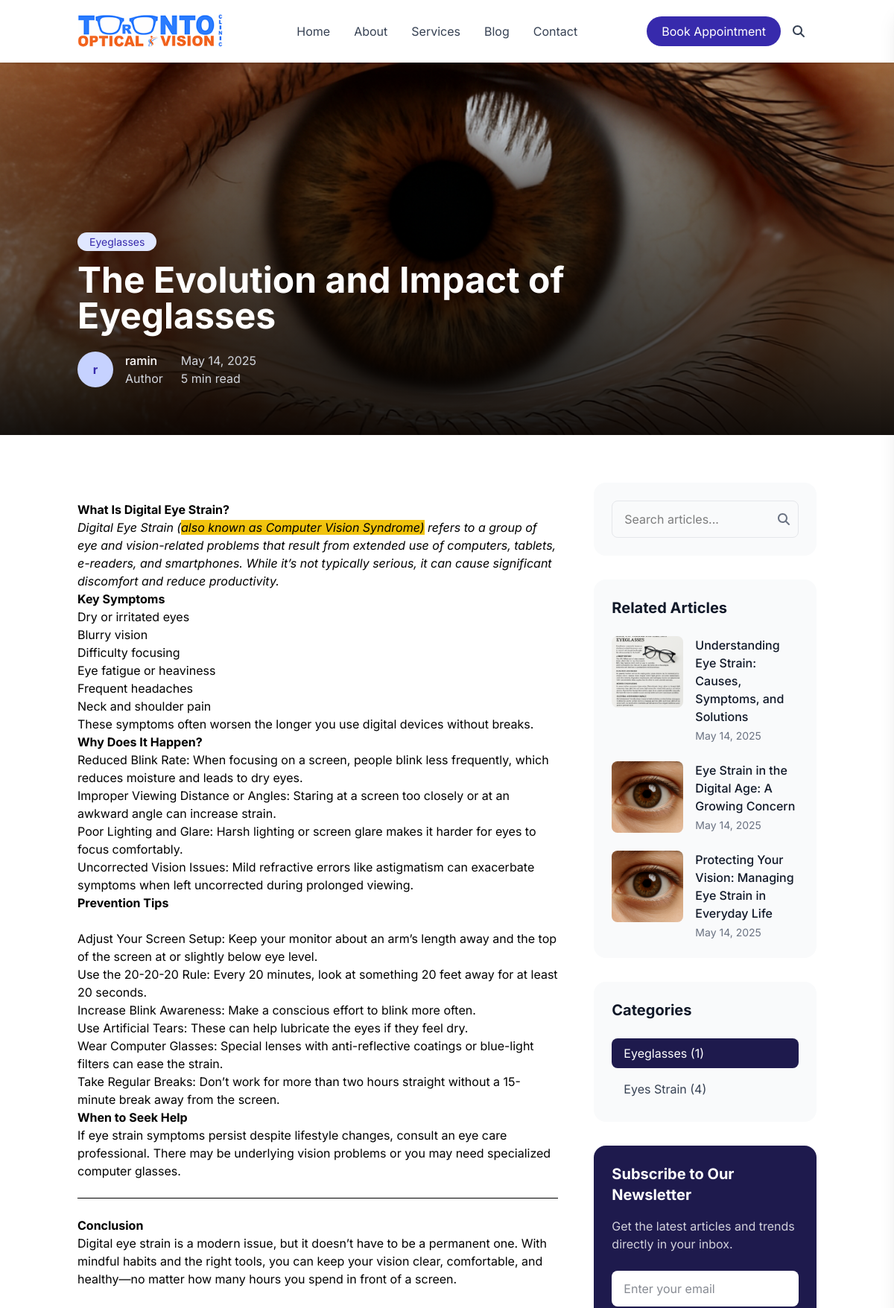
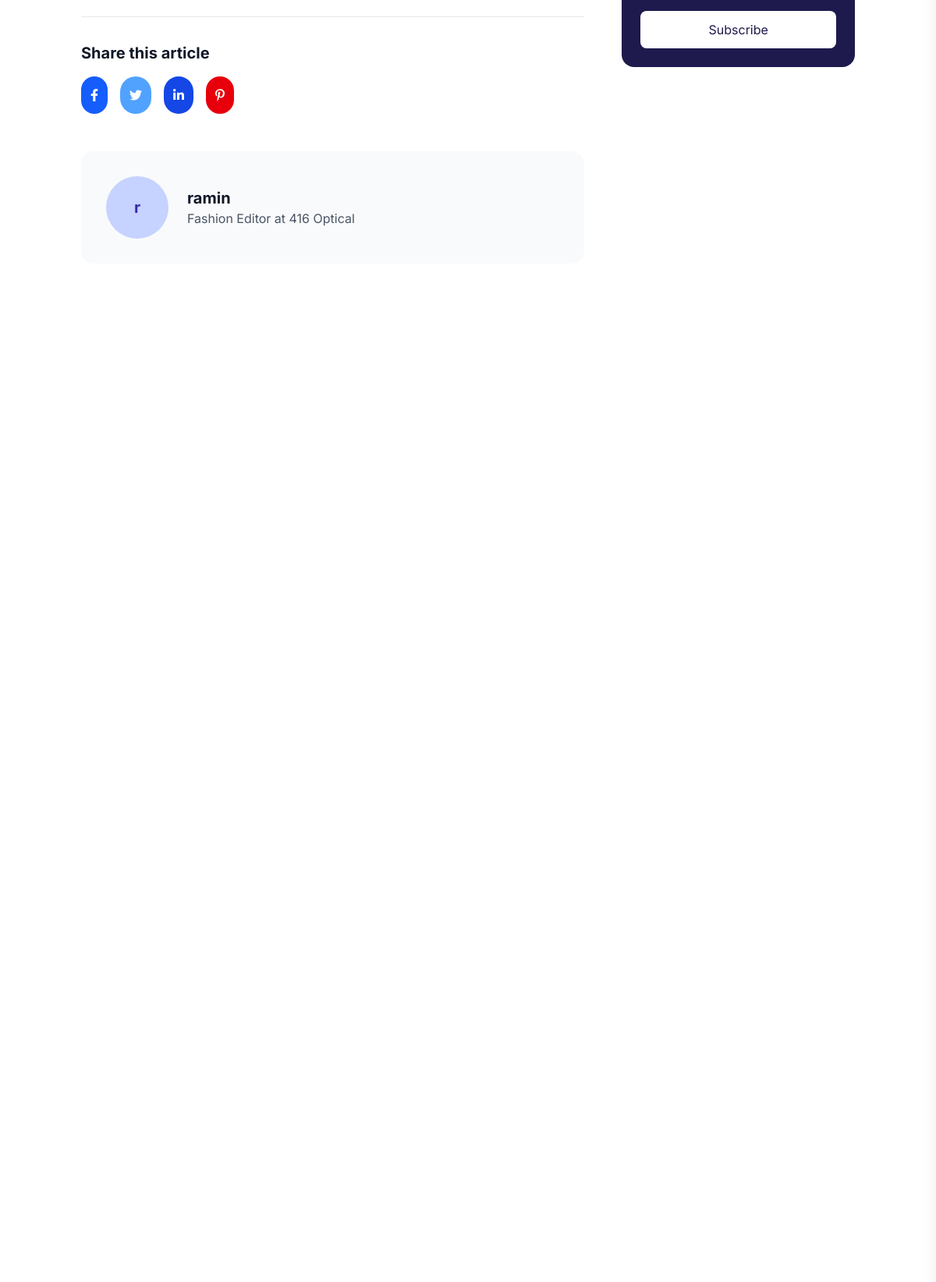
The page /blog/the-evolution-and-impact-of-eyeglasses/ (upper part) on the database its author committed (2 pictures, top to bottom).
### main/models.py (models this page shows, shortened)
class BlogPost(models.Model):
    title = models.CharField(max_length=200)
    slug = models.SlugField(unique=True)
    author = models.ForeignKey(Author, on_delete=models.CASCADE)
    category = models.ForeignKey(Category, on_delete=models.CASCADE)
    content = RichTextField(blank=True, null=True)
    excerpt = RichTextField(blank=True, null=True)
    image = models.ImageField(upload_to='blog_images/', null=True, blank=True)
    is_featured = models.BooleanField(default=False)
    read_time = models.IntegerField(default=5)  # in minutes
    published_date = models.DateTimeField(auto_now_add=True)
    updated_date = models.DateTimeField(auto_now=True)

class Category(models.Model):
    name = models.CharField(max_length=50)
    slug = models.SlugField(unique=True)

class Author(models.Model):
    name = models.CharField(max_length=100)
    user = models.ForeignKey('auth.User', on_delete=models.CASCADE)

### main/views.py (the view)
# urls.py: path('blog/<slug:slug>/', views.blog_detail, name='blog_detail'),
def blog_detail(request, slug):
    post = get_object_or_404(BlogPost, slug=slug)
    recent_posts = BlogPost.objects.exclude(id=post.id)[:3]
    categories = Category.objects.annotate(post_count=Count('blogpost'))
    context = {
        'post': post,
        'recent_posts': recent_posts,
        'categories': categories,
    }
    return render(request, 'main/blog_detail.html', context)

### main/templates/main/blog_detail.html (shortened to what this page needs)
{% extends "includes/base.html" %}
{% load static %}
{% block content %}
<div class="min-h-screen bg-white">
  <section id="article-header" class="relative h-[500px] overflow-hidden">
    <div class="absolute inset-0">
      <img class="w-full h-full object-cover" src="{{ post.image.url }}" alt="{{ post.title }}" />
      <div class="absolute inset-0 bg-gradient-to-t from-black/90 via-black/50 to-transparent"></div>
    </div>
    <div class="container mx-auto px-4 h-full flex items-end pb-16 relative z-10">
      <div class="max-w-3xl">
        <span class="px-4 py-1 bg-indigo-100 text-indigo-800 rounded-full text-sm">{{ post.category.name }}</span>
        <h1 class="text-4xl md:text-5xl font-bold text-white mt-4 mb-6">{{ post.title }}</h1>
        <div class="flex items-center gap-6">
          <div class="flex items-center gap-4">
            {% if post.author.profile_image %}
            <img src="{{ post.author.profile_image.url }}" alt="{{ post.author.name }}" class="w-12 h-12 rounded-full">
            {% else %}
            <div class="w-12 h-12 rounded-full bg-indigo-200 flex items-center justify-center text-indigo-800 font-bold">
              {{ post.author.name|slice:":1" }}
            </div>
            {% endif %}
            <div>
              <p class="font-medium text-white">{{ post.author.name }}</p>
              <p class="text-gray-300">{{ post.author.bio|truncatechars:20|default:"Author" }}</p>
            </div>
          </div>
          <div class="text-gray-300">
            <p>{{ post.published_date|date:"F j, Y" }}</p>
            <p>{{ post.read_time }} min read</p>
          </div>
        </div>
      </div>
    </div>
  </section>
  <section id="article-content" class="py-16">
    <div class="container mx-auto px-4">
      <div class="grid grid-cols-1 lg:grid-cols-12 gap-12">
        <div class="lg:col-span-8">
          <article class="prose lg:prose-lg max-w-none">
            {{ post.content|safe }}
          </article>
          <div class="border-t border-gray-200 mt-12 pt-8">
            <h3 class="text-xl font-bold text-gray-900 mb-4">Share this article</h3>
            <div class="flex gap-4">
              <a href="https://www.facebook.com/sharer/sharer.php?u={{ request.build_absolute_uri }}" target="_blank" class="p-3 bg-blue-600 text-white rounded-full hover:bg-blue-700 transition">
                <i class="fa-brands fa-facebook-f"></i>
              </a>
              <a href="https://twitter.com/intent/tweet?url={{ request.build_absolute_uri }}&text={{ post.title }}" target="_blank" class="p-3 bg-blue-400 text-white rounded-full hover:bg-blue-500 transition">
                <i class="fa-brands fa-twitter"></i>
              </a>
              <a href="https://www.linkedin.com/shareArticle?mini=true&url={{ request.build_absolute_uri }}&title={{ post.title }}" target="_blank" class="p-3 bg-blue-700 text-white rounded-full hover:bg-blue-800 transition">
                <i class="fa-brands fa-linkedin-in"></i>
              </a>
              <a href="https://pinterest.com/pin/create/button/?url={{ request.build_absolute_uri }}&media={{ post.image.url }}&description={{ post.title }}" target="_blank" class="p-3 bg-red-600 text-white rounded-full hover:bg-red-700 transition">
                <i class="fa-brands fa-pinterest-p"></i>
              </a>
            </div>
          </div>
          <div class="bg-gray-50 p-8 rounded-2xl mt-12">
            <div class="flex items-center gap-6">
              {% if post.author.profile_image %}
              <img src="{{ post.author.profile_image.url }}" alt="{{ post.author.name }}" class="w-20 h-20 rounded-full">
              {% else %}
              <div class="w-20 h-20 rounded-full bg-indigo-200 flex items-center justify-center text-indigo-800 font-bold text-xl">
                {{ post.author.name|slice:":1" }}
              </div>
              {% endif %}
              <div>
                <h3 class="text-xl font-bold text-gray-900">{{ post.author.name }}</h3>
                <p class="text-gray-600">{{ post.author.bio|default:"Fashion Editor at 416 Optical" }}</p>
              </div>
            </div>
          </div>
        </div>
        <aside class="lg:col-span-4">
          <div class="bg-gray-50 p-6 rounded-2xl mb-8">
            <form class="relative" action="{% url 'main:blog_list' %}" method="get">
              <input type="search" name="q" placeholder="Search articles..." class="w-full px-4 py-3 pr-12 rounded-lg border border-gray-200 focus:outline-none focus:border-indigo-500">
              <button type="submit" class="absolute right-3 top-1/2 -translate-y-1/2 text-gray-500 hover:text-indigo-600">
                <i class="fa-solid fa-magnifying-glass"></i>
              </button>
            </form>
          </div>
          <div class="bg-gray-50 p-6 rounded-2xl">
            <h3 class="text-xl font-bold text-gray-900 mb-6">Related Articles</h3>
            <div class="space-y-6">
              {% for related in recent_posts %}
              <div class="flex gap-4">
                <img src="{{ related.image.url }}" alt="{{ related.title }}" class="w-24 h-24 rounded-lg object-cover">
                <div>
                  <a href="{% url 'main:blog_detail' related.slug %}" class="font-medium text-gray-900 hover:text-indigo-800 transition">{{ related.title }}</a>
                  <p class="text-sm text-gray-500 mt-1">{{ related.published_date|date:"F j, Y" }}</p>
                </div>
              </div>
              {% empty %}
              <p class="text-gray-600">No related articles found.</p>
              {% endfor %}
            </div>
          </div>
          <div class="mt-8 bg-gray-50 p-6 rounded-2xl">
            <h3 class="text-xl font-bold text-gray-900 mb-6">Categories</h3>
            <div class="space-y-2">
              {% for cat in categories %}
              <a href="{% url 'main:blog_category' cat.slug %}" class="block w-full text-left px-4 py-2 rounded-lg {% if post.category == cat %}bg-indigo-950 text-white{% else %}hover:bg-gray-200 text-gray-700{% endif %} transition">
                {{ cat.name }} ({{ cat.blogpost_set.count }})
              </a>
              {% endfor %}
            </div>
          </div>
          <div class="mt-8 bg-indigo-950 p-6 rounded-2xl text-white">
            <h3 class="text-xl font-bold mb-4">Subscribe to Our Newsletter</h3>
            <p class="text-white/80 mb-6">Get the latest articles and trends directly in your inbox.</p>
            <form class="space-y-4" method="post" action="{% url 'main:newsletter_signup' %}">
              <input type="email" name="email" placeholder="Enter your email" class="w-full bg-white px-4 py-3 rounded-lg border-0 focus:outline-none focus:ring-2 focus:ring-white text-gray-900" required>
              <button type="submit" class="w-full py-3 bg-white text-indigo-950 rounded-lg hover:bg-gray-100 transition">Subscribe</button>
            </form>
          </div>
        </aside>
      </div>
    </div>
  </section>
</div>
{% endblock content %}

### main/templates/includes/base.html (shortened to what this page needs)
{% load static %}
<!DOCTYPE html>
<html lang="en">
<head>
    <link href="{% static 'css/styles.css' %}" rel="stylesheet">
<script src="https://cdn.jsdelivr.net/npm/@tailwindcss/browser@4"></script>
</head>
<body>
    {% include "includes/header.html" %}
    <div class="min-h-screen bg-white">
    {% block content %}{% endblock %}
</div>
</body>
</html>

### main/templates/includes/header.html (shortened to what this page needs)
{% load static %}
<div id="header" class="bg-white shadow-sm sticky top-0 z-50">
    <div class="container mx-auto px-4 py-3">
      <div class="flex justify-between items-center">
        <div class="flex items-center">
          <img src="{% static 'img/logo1.png' %}" alt="Logo" class="h-15">
        </div>
        <div id="desktop-menu" class="hidden lg:flex items-center space-x-8">
          <span class="text-gray-700 {% if request.resolver_match.url_name == 'home' %}text-indigo-800{% endif %} hover:text-indigo-800 transition duration-300 cursor-pointer"><a href="{% url 'main:home' %}">Home</a></span>
          <span class="text-gray-700 {% if request.resolver_match.url_name == 'about-us' %}text-indigo-800{% endif %} hover:text-indigo-800 transition duration-300 cursor-pointer"><a href="{% url 'main:about-us' %}">About</a></span>
          <span class="text-gray-700 {% if request.resolver_match.url_name == 'services' %}text-indigo-800{% endif %} hover:text-indigo-800 transition duration-300 cursor-pointer"><a href="{% url 'main:services' %}">Services</a></span>
          <span class="text-gray-700 {% if request.resolver_match.url_name == 'blog_list' %}text-indigo-800{% endif %} hover:text-indigo-800 transition duration-300 cursor-pointer"><a href="{% url 'main:blog_list' %}">Blog</a></span>
          <span class="text-gray-700 {% if request.resolver_match.url_name == 'contact' %}text-indigo-800{% endif %} hover:text-indigo-800 transition duration-300 cursor-pointer"><a href="{% url 'main:contact' %}">Contact</a></span>
        </div>
        <div class="flex items-center space-x-4">
            <a href="{% url 'main:home' %}#booking">
          <span class="hidden md:inline-block bg-indigo-800 hover:bg-indigo-700 text-white px-5 py-2 rounded-full transition duration-300 transform hover:scale-105 cursor-pointer">
            Book Appointment
          </span>
          </a>
          <button id="search-button" class="text-gray-700 hover:text-indigo-800 transition duration-300">
            <i class="fa-solid fa-magnifying-glass"></i>
          </button>
        </div>
      </div>
    </div>
  </div>

### assets/css/styles.css (style rules this page uses)
* { font-family: "Inter", sans-serif; }
:root { --color-base: #ffffff; --color-base-50: #f9fafb; --color-base-100: #f3f4f6; --color-base-200: #e5e7eb; --color-base-300: #d1d5db; --color-base-400: #9ca3af; --color-base-500: #6b7280; --color-base-600: #4b5563; --color-base-700: #374151; --color-base-800: #1f2937; --color-base-900: #111827; --color-base-content: #1f2937; --color-primary: #3b82f6; --color-primary-50: #eff6ff; --color-primary-100: #dbeafe; --color-primary-200: #bfdbfe; --color-primary-300: #93c5fd; --color-primary-400: #60a5fa; --color-primary-500: #3b82f6; --color-primary-600: #2563eb; --color-primary-700: #1d4ed8; --color-primary-800: #1e40af; --color-primary-900: #1e3a8a; --color-primary-focus: #2563eb; --color-primary-content: #ffffff; --color-secondary: #8b5cf6; --color-secondary-50: #f5f3ff; --color-secondary-100: #ede9fe; --color-secondary-200: #ddd6fe; --color-secondary-300: #c4b5fd; --color-secondary-400: #a78bfa; --color-secondary-500: #8b5cf6; --color-secondary-600: #7c3aed; --color-secondary-700: #6d28d9; --color-secondary-800: #5b21b6; --color-secondary-900: #4c1d95; --color-secondary-focus: #7c3aed; --color-secondary-content: #ffffff; --color-accent: #f472b6; --color-accent-50: #fdf2f8; --color-accent-100: #fce7f3; --color-accent-200: #fbcfe8; --color-accent-300: #f9a8d4; --color-accent-400: #f472b6; --color-accent-500: #ec4899; --color-accent-600: #db2777; --color-accent-700: #be185d; --color-accent-800: #9d174d; --color-accent-900: #831843; --color-accent-focus: #db2777; --color-accent-content: #ffffff; --color-neutral: #6b7280; --color-neutral-50: #f9fafb; --color-neutral-100: #f3f4f6; --color-neutral-200: #e5e7eb; --color-neutral-300: #d1d5db; --color-neutral-400: #9ca3af; --color-neutral-500: #6b7280; --color-neutral-600: #4b5563; --color-neutral-700: #374151; --color-neutral-800: #1f2937; --color-neutral-900: #111827; --color-neutral-focus: #4b5563; --color-neutral-content: #ffffff; --color-info: #3b82f6; --color-info-50: #eff6ff; --color-info-100: #dbeafe; --color-info-200: #bfdbfe; --color-info-300: #93c5fd; --color-info-400: #60a5fa; --color-info-500: #3b82f6; --color-info-600: #2563eb; --color-info-700: #1d4ed8; --color-info-800: #1e40af; --color-info-900: #1e3a8a; --color-info-focus: #2563eb; --color-info-content: #ffffff; --color-success: #10b981; --color-success-50: #ecfdf5; --color-success-100: #d1fae5; --color-success-200: #a7f3d0; --color-success-300: #6ee7b7; --color-success-400: #34d399; --color-success-500: #10b981; --color-success-600: #059669; --color-success-700: #047857; --color-success-800: #065f46; --color-success-900: #064e3b; --color-success-focus: #059669; --color-success-content: #ffffff; --color-warning: #f59e0b; --color-warning-50: #fffbeb; --color-warning-100: #fef3c7; --color-warning-200: #fde68a; --color-warning-300: #fcd34d; --color-warning-400: #fbbf24; --color-warning-500: #f59e0b; --color-warning-600: #d97706; --color-warning-700: #b45309; --color-warning-800: #92400e; --color-warning-900: #78350f; --color-warning-focus: #d97706; --color-warning-content: #ffffff; --color-error: #ef4444; --color-error-50: #fef2f2; --color-error-100: #fee2e2; --color-error-200: #fecaca; --color-error-300: #fca5a5; --color-error-400: #f87171; --color-error-500: #ef4444; --color-error-600: #dc2626; --color-error-700: #b91c1c; --color-error-800: #991b1b; --color-error-900: #7f1d1d; --color-error-focus: #dc2626; --color-error-content: #ffffff; }

### main/templates/includes/base.html (style rules this page uses)
html { overflow-y: scroll; }
html { scrollbar-width: thin; scrollbar-color: #888 #f1f1f1; }

### rows shown on the page
BlogPost: image (picture), category.name "Eyeglasses", title "The Evolution and Impact of Eyeglasses", author.name "r", author.name "ramin", author.bio "Author", published_date "May 14, 2025", read_time "5", content "What Is Digital Eye Strain? Digital Eye Strain ( also known as Computer Vision Syndrome) refers to a group of eye and vision-related problems that result from extended use of computers, tablets, e-readers, and smartphones. While it’s not typically serious, it can cause significant discomfort and reduce productivity. Key Symptoms Dry or irritated eyes Blurry vision Difficulty focusing Eye fatigue or heaviness Frequent headaches Neck and shoulder pain These symptoms often worsen the longer you use digital devices without breaks. Why Does It Happen? Reduced Blink Rate: When focusing on a screen, people blink less frequently, which reduces moisture and leads to dry eyes. Improper Viewing…", author.bio "Fashion Editor at 416 Optical"
BlogPost: image (picture), title "Understanding Eye Strain: Causes, Symptoms, and Solutions", published_date "May 14, 2025"
BlogPost: image (picture), title "Eye Strain in the Digital Age: A Growing Concern", published_date "May 14, 2025"
BlogPost: image (picture), title "Protecting Your Vision: Managing Eye Strain in Everyday Life", published_date "May 14, 2025"
Category: name "Eyeglasses", blogpost_set.count "1"
Category: name "Eyes Strain", blogpost_set.count "4"
